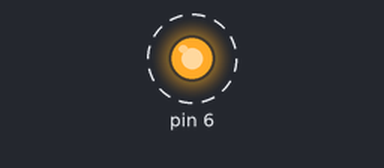
The sketch below on a simulated Arduino Uno, built with avr-gcc and run on an emulated ATmega328P. Shown: output pins drawn as LEDs (lit = HIGH). Dashed ring = blinking.

Above: at 0.5 s.
Timing chart, 0 to 4.6 s (numbered marks = the images above):
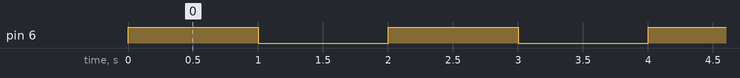

The sketch:

blink_parte2.ino
```cpp
// C++ code
//
void setup()
{
  pinMode(06, OUTPUT);
}

void loop()
{
  digitalWrite(06, HIGH);
  delay(1000); // Wait for 1000 millisecond(s)
  digitalWrite(06, LOW);
  delay(1000); // Wait for 1000 millisecond(s)
}
```

Measured:
- by itself, pin 6: alternates HIGH for 1.0 s and LOW for 1.0 s
